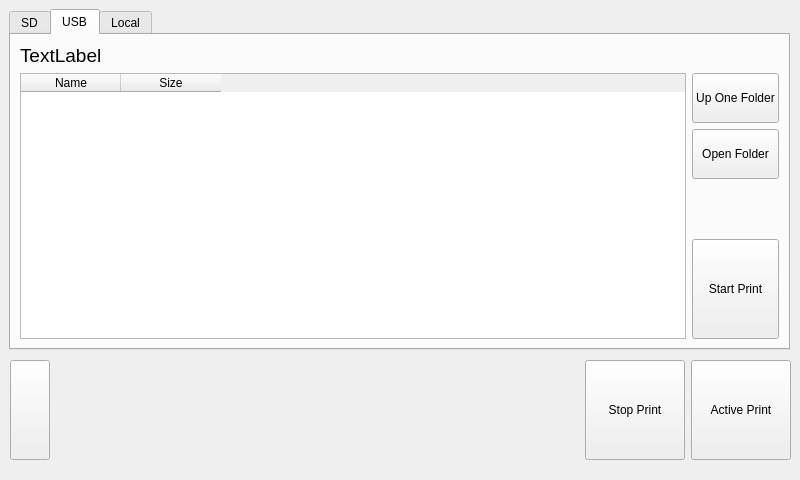
<?xml version="1.0" encoding="UTF-8"?>
<ui version="4.0">
 <class>PrintWindow</class>
 <widget class="QDialog" name="PrintWindow">
  <property name="geometry">
   <rect>
    <x>0</x>
    <y>0</y>
    <width>800</width>
    <height>480</height>
   </rect>
  </property>
  <property name="maximumSize">
   <size>
    <width>800</width>
    <height>480</height>
   </size>
  </property>
  <property name="windowTitle">
   <string>ControlWindow</string>
  </property>
  <widget class="QTabWidget" name="tabWidget">
   <property name="geometry">
    <rect>
     <x>9</x>
     <y>9</y>
     <width>781</width>
     <height>341</height>
    </rect>
   </property>
   <property name="layoutDirection">
    <enum>Qt::LeftToRight</enum>
   </property>
   <property name="tabPosition">
    <enum>QTabWidget::North</enum>
   </property>
   <property name="tabShape">
    <enum>QTabWidget::Rounded</enum>
   </property>
   <property name="currentIndex">
    <number>1</number>
   </property>
   <property name="elideMode">
    <enum>Qt::ElideNone</enum>
   </property>
   <widget class="QWidget" name="SD">
    <attribute name="title">
     <string>SD</string>
    </attribute>
    <layout class="QVBoxLayout" name="uppervertLayout">
     <item>
      <widget class="QLabel" name="pathlabel">
       <property name="font">
        <font>
         <pointsize>14</pointsize>
        </font>
       </property>
       <property name="text">
        <string>Files on Viki SD Card</string>
       </property>
      </widget>
     </item>
     <item>
      <layout class="QHBoxLayout" name="horizontalLayout">
       <item>
        <widget class="QTableWidget" name="FileList">
         <column>
          <property name="text">
           <string>Name</string>
          </property>
         </column>
         <column>
          <property name="text">
           <string>Size</string>
          </property>
         </column>
        </widget>
       </item>
       <item>
        <layout class="QVBoxLayout" name="verticalLayout">
         <item>
          <widget class="QPushButton" name="ScanSD">
           <property name="sizePolicy">
            <sizepolicy hsizetype="Fixed" vsizetype="Fixed">
             <horstretch>0</horstretch>
             <verstretch>0</verstretch>
            </sizepolicy>
           </property>
           <property name="minimumSize">
            <size>
             <width>100</width>
             <height>0</height>
            </size>
           </property>
           <property name="maximumSize">
            <size>
             <width>100</width>
             <height>100</height>
            </size>
           </property>
           <property name="text">
            <string>Scan SD</string>
           </property>
          </widget>
         </item>
         <item>
          <widget class="QPushButton" name="StartPrint">
           <property name="sizePolicy">
            <sizepolicy hsizetype="Fixed" vsizetype="Fixed">
             <horstretch>0</horstretch>
             <verstretch>0</verstretch>
            </sizepolicy>
           </property>
           <property name="minimumSize">
            <size>
             <width>100</width>
             <height>0</height>
            </size>
           </property>
           <property name="maximumSize">
            <size>
             <width>100</width>
             <height>100</height>
            </size>
           </property>
           <property name="text">
            <string>Start Print</string>
           </property>
          </widget>
         </item>
        </layout>
       </item>
      </layout>
     </item>
    </layout>
   </widget>
   <widget class="QWidget" name="USB">
    <attribute name="title">
     <string>USB</string>
    </attribute>
    <layout class="QVBoxLayout" name="uppervertLayout">
     <item>
      <widget class="QLabel" name="pathlabel">
       <property name="font">
        <font>
         <pointsize>14</pointsize>
        </font>
       </property>
       <property name="text">
        <string>TextLabel</string>
       </property>
      </widget>
     </item>
     <item>
      <layout class="QHBoxLayout" name="horizontalLayout">
       <item>
        <widget class="QTableWidget" name="USBFileList">
         <column>
          <property name="text">
           <string>Name</string>
          </property>
         </column>
         <column>
          <property name="text">
           <string>Size</string>
          </property>
         </column>
        </widget>
       </item>
       <item>
        <layout class="QVBoxLayout" name="verticalLayout">
         <item>
          <widget class="QPushButton" name="pushbutton_up">
           <property name="minimumSize">
            <size>
             <width>0</width>
             <height>50</height>
            </size>
           </property>
           <property name="text">
            <string>Up One Folder</string>
           </property>
          </widget>
         </item>
         <item>
          <widget class="QPushButton" name="pushbutton_open">
           <property name="minimumSize">
            <size>
             <width>0</width>
             <height>50</height>
            </size>
           </property>
           <property name="text">
            <string>Open Folder</string>
           </property>
          </widget>
         </item>
         <item>
          <spacer name="verticalSpacer">
           <property name="orientation">
            <enum>Qt::Vertical</enum>
           </property>
           <property name="sizeHint" stdset="0">
            <size>
             <width>20</width>
             <height>40</height>
            </size>
           </property>
          </spacer>
         </item>
         <item>
          <widget class="QPushButton" name="pushbutton_print">
           <property name="minimumSize">
            <size>
             <width>0</width>
             <height>100</height>
            </size>
           </property>
           <property name="text">
            <string>Start Print</string>
           </property>
          </widget>
         </item>
        </layout>
       </item>
      </layout>
     </item>
    </layout>
   </widget>
   <widget class="QWidget" name="Local">
    <attribute name="title">
     <string>Local</string>
    </attribute>
    <layout class="QVBoxLayout" name="uppervertLayout">
     <item>
      <widget class="QLabel" name="pathlabel">
       <property name="font">
        <font>
         <pointsize>14</pointsize>
        </font>
       </property>
       <property name="text">
        <string>TextLabel</string>
       </property>
      </widget>
     </item>
     <item>
      <layout class="QHBoxLayout" name="horizontalLayout">
       <item>
        <widget class="QTableWidget" name="LocalFileList">
         <column>
          <property name="text">
           <string>Name</string>
          </property>
         </column>
         <column>
          <property name="text">
           <string>Size</string>
          </property>
         </column>
        </widget>
       </item>
       <item>
        <layout class="QVBoxLayout" name="verticalLayout">
         <item>
          <widget class="QPushButton" name="pushbutton_up">
           <property name="minimumSize">
            <size>
             <width>0</width>
             <height>50</height>
            </size>
           </property>
           <property name="text">
            <string>Up One Folder</string>
           </property>
          </widget>
         </item>
         <item>
          <widget class="QPushButton" name="pushbutton_open">
           <property name="minimumSize">
            <size>
             <width>0</width>
             <height>50</height>
            </size>
           </property>
           <property name="text">
            <string>Open Folder</string>
           </property>
          </widget>
         </item>
         <item>
          <spacer name="verticalSpacer">
           <property name="orientation">
            <enum>Qt::Vertical</enum>
           </property>
           <property name="sizeHint" stdset="0">
            <size>
             <width>20</width>
             <height>40</height>
            </size>
           </property>
          </spacer>
         </item>
         <item>
          <widget class="QPushButton" name="pushbutton_print">
           <property name="minimumSize">
            <size>
             <width>0</width>
             <height>100</height>
            </size>
           </property>
           <property name="text">
            <string>Start Print</string>
           </property>
          </widget>
         </item>
        </layout>
       </item>
      </layout>
     </item>
    </layout>
   </widget>
  </widget>
  <widget class="QWidget" name="layoutWidget">
   <property name="geometry">
    <rect>
     <x>10</x>
     <y>350</y>
     <width>781</width>
     <height>121</height>
    </rect>
   </property>
   <layout class="QHBoxLayout" name="horizontalLayout_2">
    <item>
     <widget class="QPushButton" name="Back">
      <property name="maximumSize">
       <size>
        <width>100</width>
        <height>100</height>
       </size>
      </property>
      <property name="text">
       <string/>
      </property>
      <property name="icon">
       <iconset>
        <normaloff>img/back.png</normaloff>img/back.png</iconset>
      </property>
      <property name="iconSize">
       <size>
        <width>100</width>
        <height>100</height>
       </size>
      </property>
     </widget>
    </item>
    <item>
     <spacer name="horizontalSpacer">
      <property name="orientation">
       <enum>Qt::Horizontal</enum>
      </property>
      <property name="sizeType">
       <enum>QSizePolicy::Expanding</enum>
      </property>
      <property name="sizeHint" stdset="0">
       <size>
        <width>0</width>
        <height>20</height>
       </size>
      </property>
     </spacer>
    </item>
    <item>
     <widget class="QPushButton" name="StopPrint">
      <property name="minimumSize">
       <size>
        <width>100</width>
        <height>0</height>
       </size>
      </property>
      <property name="maximumSize">
       <size>
        <width>100</width>
        <height>100</height>
       </size>
      </property>
      <property name="text">
       <string>Stop Print</string>
      </property>
     </widget>
    </item>
    <item>
     <widget class="QPushButton" name="ActivePrint">
      <property name="minimumSize">
       <size>
        <width>100</width>
        <height>0</height>
       </size>
      </property>
      <property name="maximumSize">
       <size>
        <width>100</width>
        <height>100</height>
       </size>
      </property>
      <property name="text">
       <string>Active Print</string>
      </property>
     </widget>
    </item>
   </layout>
  </widget>
 </widget>
 <resources/>
 <connections/>
</ui>
